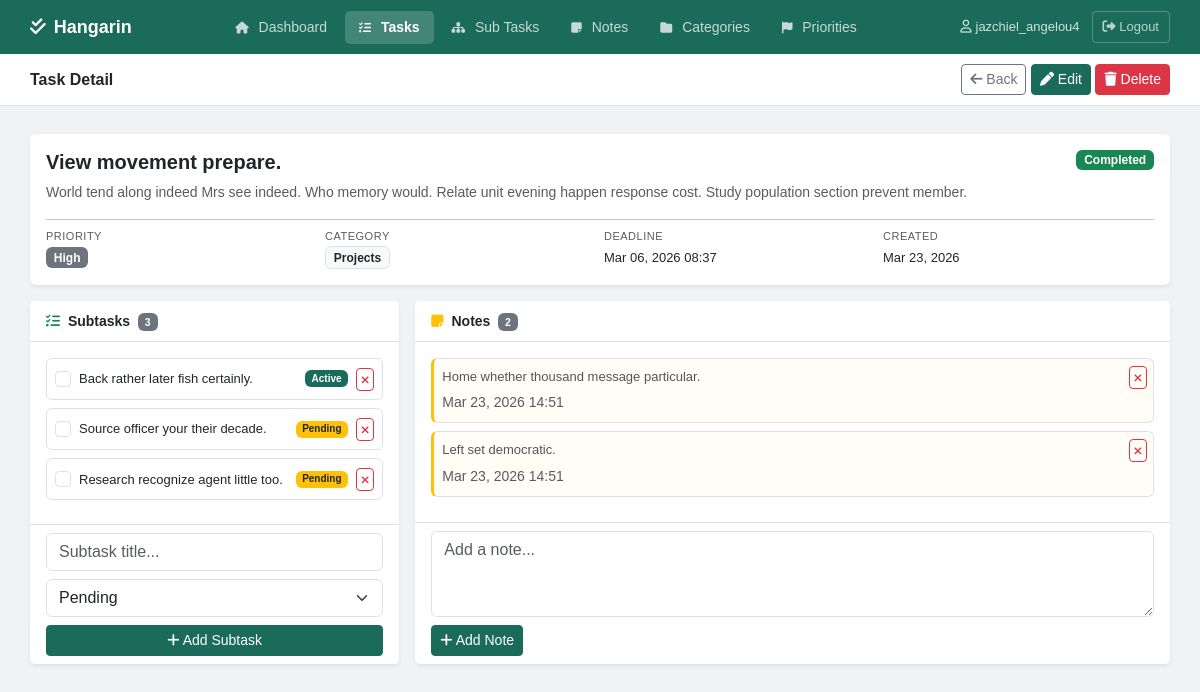
Page /tasks/107/ (signed in) on the committed database.
### tasks/models.py (models this page shows, shortened)
class BaseModel(models.Model):
    created_at = models.DateTimeField(auto_now_add=True)
    updated_at = models.DateTimeField(auto_now=True)
    class Meta:
        abstract = True

class Task(BaseModel):
    STATUS_CHOICES = [
        ("Pending", "Pending"),
        ("In Progress", "In Progress"),
        ("Completed", "Completed"),
    ]
    title = models.CharField(max_length=255)
    description = models.TextField(blank=True, null=True)
    deadline = models.DateTimeField(blank=True, null=True)
    status = models.CharField(
        max_length=50,
        choices=STATUS_CHOICES,
        default="Pending"
    )
    category = models.ForeignKey(Category, on_delete=models.SET_NULL, null=True, blank=True)
    priority = models.ForeignKey(Priority, on_delete=models.SET_NULL, null=True, blank=True)
    user = models.ForeignKey(User, on_delete=models.CASCADE, null=True, blank=True)
    class Meta:
        verbose_name = "Task"
        verbose_name_plural = "Tasks"

class Priority(BaseModel):
    name = models.CharField(max_length=100)
    class Meta:
        verbose_name = "Priority"
        verbose_name_plural = "Priorities"

class Category(BaseModel):
    name = models.CharField(max_length=100)
    class Meta:
        verbose_name = "Category"
        verbose_name_plural = "Categories"

class SubTask(BaseModel):
    STATUS_CHOICES = [
        ("Pending", "Pending"),
        ("In Progress", "In Progress"),
        ("Completed", "Completed"),
    ]
    parent_task = models.ForeignKey(Task, on_delete=models.CASCADE, related_name='subtasks')
    title = models.CharField(max_length=255)
    status = models.CharField(
        max_length=50,
        choices=STATUS_CHOICES,
        default="Pending"
    )
    class Meta:
        verbose_name = "SubTask"
        verbose_name_plural = "SubTasks"

class Note(BaseModel):
    task = models.ForeignKey(Task, on_delete=models.CASCADE, related_name='notes')
    content = models.TextField()
    class Meta:
        verbose_name = "Note"
        verbose_name_plural = "Notes"

### tasks/views.py (the view, shortened to what this page needs)
# urls.py: path('tasks/<int:pk>/', views.task_detail, name='task_detail'),
@login_required
def task_detail(request, pk):
    task = get_object_or_404(Task, pk=pk, user=request.user)
    subtasks = task.subtasks.all()
    notes = task.notes.all().order_by('-created_at')
    subtask_form = SubTaskForm()
    note_form = NoteForm()
    context = {
        'task': task,
        'subtasks': subtasks,
        'notes': notes,
        'subtask_form': subtask_form,
        'note_form': note_form,
        'active_page': 'tasks',
    }
    return render(request, 'tasks/task_detail.html', context)

### tasks/forms.py
class SubTaskForm(forms.ModelForm):
    class Meta:
        model = SubTask
        fields = ['title', 'status']
        widgets = {
            'title': forms.TextInput(attrs={'class': 'form-control', 'placeholder': 'Subtask title...'}),
            'status': forms.Select(attrs={'class': 'form-select'}),
        }

class NoteForm(forms.ModelForm):
    class Meta:
        model = Note
        fields = ['content']
        widgets = {
            'content': forms.Textarea(attrs={'class': 'form-control', 'rows': 3, 'placeholder': 'Add a note...'}),
        }

### templates/tasks/task_detail.html (shortened to what this page needs)
{% extends 'tasks/base.html' %}
{% block page_title %}Task Detail{% endblock %}
{% block topbar_actions %}
<a href="{% url 'task_list' %}" class="btn btn-outline-secondary btn-sm"><i class="fa-solid fa-arrow-left"></i> Back</a>
<a href="{% url 'task_edit' task.pk %}" class="btn btn-primary btn-sm"><i class="fa-solid fa-pen"></i> Edit</a>
<a href="{% url 'task_delete' task.pk %}" class="btn btn-danger btn-sm"><i class="fa-solid fa-trash"></i> Delete</a>
{% endblock %}
{% block content %}
<div class="row g-3">
    <div class="col-12">
        <div class="card border-0 shadow-sm">
            <div class="card-body">
                <div class="d-flex justify-content-between align-items-start mb-2">
                    <h5 class="fw-bold mb-0">{{ task.title }}</h5>
                    {% if task.status == 'Completed' %}<span class="badge bg-success">Completed</span>
                    {% elif task.status == 'In Progress' %}<span class="badge" style="background-color:#1a6b5a;">In Progress</span>
                    {% else %}<span class="badge bg-warning text-dark">Pending</span>{% endif %}
                </div>
                {% if task.description %}
                <p class="text-muted mb-3" style="font-size:14px;">{{ task.description }}</p>
                {% endif %}
                <hr class="my-2">
                <div class="row g-2">
                    <div class="col-6 col-md-3">
                        <small class="text-uppercase text-muted d-block" style="font-size:11px; letter-spacing:0.5px;">Priority</small>
                        {% if task.priority %}<span class="badge bg-secondary">{{ task.priority.name }}</span>
                        {% else %}<span class="text-muted" style="font-size:13px;">—</span>{% endif %}
                    </div>
                    <div class="col-6 col-md-3">
                        <small class="text-uppercase text-muted d-block" style="font-size:11px; letter-spacing:0.5px;">Category</small>
                        {% if task.category %}<span class="badge bg-light text-dark border">{{ task.category.name }}</span>
                        {% else %}<span class="text-muted" style="font-size:13px;">—</span>{% endif %}
                    </div>
                    <div class="col-6 col-md-3">
                        <small class="text-uppercase text-muted d-block" style="font-size:11px; letter-spacing:0.5px;">Deadline</small>
                        <span style="font-size:13px;">{% if task.deadline %}{{ task.deadline|date:"M d, Y H:i" }}{% else %}—{% endif %}</span>
                    </div>
                    <div class="col-6 col-md-3">
                        <small class="text-uppercase text-muted d-block" style="font-size:11px; letter-spacing:0.5px;">Created</small>
                        <span style="font-size:13px;">{{ task.created_at|date:"M d, Y" }}</span>
                    </div>
                </div>
            </div>
        </div>
    </div>
    <div class="col-md-4">
        <div class="card border-0 shadow-sm h-100">
            <div class="card-header bg-white border-bottom">
                <span class="fw-semibold" style="font-size:14px;"><i class="fa-solid fa-list-check text-success me-1"></i> Subtasks <span class="badge bg-secondary ms-1">{{ subtasks.count }}</span></span>
            </div>
            <div class="card-body">
                {% if subtasks %}
                    {% for subtask in subtasks %}
                    <div class="d-flex align-items-center gap-2 mb-2 p-2 border rounded {% if subtask.status == 'Completed' %}bg-light opacity-50{% endif %}">
                        <a href="{% url 'subtask_toggle' subtask.pk %}" class="text-decoration-none">
                            <input type="checkbox" {% if subtask.status == 'Completed' %}checked{% endif %} onclick="return false;" class="form-check-input">
                        </a>
                        <span class="flex-grow-1" style="font-size:13px;{% if subtask.status == 'Completed' %}text-decoration:line-through;{% endif %}">{{ subtask.title }}</span>
                        {% if subtask.status == 'Completed' %}<span class="badge bg-success" style="font-size:10px;">Done</span>
                        {% elif subtask.status == 'In Progress' %}<span class="badge" style="background-color:#1a6b5a;font-size:10px;">Active</span>
                        {% else %}<span class="badge bg-warning text-dark" style="font-size:10px;">Pending</span>{% endif %}
                        <form method="post" action="{% url 'subtask_delete' subtask.pk %}" class="d-inline">
                            <button type="submit" class="btn btn-outline-danger btn-sm py-0 px-1" onclick="return confirm('Delete this subtask?')">
                                <i class="fa-solid fa-xmark" style="font-size:11px;"></i>
                            </button>
                        </form>
                    </div>
                    {% endfor %}
                {% else %}
                    <p class="text-muted text-center py-3" style="font-size:13px;">No subtasks yet.</p>
                {% endif %}
            </div>
            <div class="card-footer bg-white border-top">
                <form method="post">
                    {% for field in subtask_form %}
                    <div class="mb-2">{{ field }}</div>
                    {% endfor %}
                    <button type="submit" name="add_subtask" class="btn btn-sm btn-primary w-100"><i class="fa-solid fa-plus"></i> Add Subtask</button>
                </form>
            </div>
        </div>
    </div>
    <div class="col-md-8">
        <div class="card border-0 shadow-sm h-100">
            <div class="card-header bg-white border-bottom">
                <span class="fw-semibold" style="font-size:14px;"><i class="fa-solid fa-note-sticky text-warning me-1"></i> Notes <span class="badge bg-secondary ms-1">{{ notes.count }}</span></span>
            </div>
            <div class="card-body">
                {% if notes %}
                    {% for note in notes %}
                    <div class="position-relative mb-2 p-2 border rounded" style="background:#fffdf5; border-left: 3px solid #ffc107 !important;">
                        <p style="font-size:13px; color:#555; margin-bottom:4px;">{{ note.content }}</p>
                        <small class="text-muted">{{ note.created_at|date:"M d, Y H:i" }}</small>
                        <form method="post" action="{% url 'note_delete' note.pk %}" style="position:absolute;top:6px;right:6px;">
                            <button type="submit" class="btn btn-outline-danger btn-sm py-0 px-1" onclick="return confirm('Delete this note?')">
                                <i class="fa-solid fa-xmark" style="font-size:11px;"></i>
                            </button>
                        </form>
                    </div>
                    {% endfor %}
                {% else %}
                    <p class="text-muted text-center py-3" style="font-size:13px;">No notes yet.</p>
                {% endif %}
            </div>
            <div class="card-footer bg-white border-top">
                <form method="post">
                    {% for field in note_form %}
                    <div class="mb-2">{{ field }}</div>
                    {% endfor %}
                    <button type="submit" name="add_note" class="btn btn-sm btn-primary"><i class="fa-solid fa-plus"></i> Add Note</button>
                </form>
            </div>
        </div>
    </div>
</div>
{% endblock %}

### templates/tasks/base.html (shortened to what this page needs)
{% load pwa %}
<!DOCTYPE html>
<html lang="en">
<head>
    <link href="https://cdn.jsdelivr.net/npm/bootstrap@5.3.0/dist/css/bootstrap.min.css" rel="stylesheet">
    <link rel="stylesheet" href="https://cdnjs.cloudflare.com/ajax/libs/font-awesome/6.5.0/css/all.min.css">
</head>
<body>
<div class="top-navbar">
    <a href="{% url 'dashboard' %}" class="brand">
        <i class="fa-solid fa-check-double"></i> Hangarin
    </a>
    <nav>
        <a href="{% url 'dashboard' %}" class="nav-item {% if active_page == 'dashboard' %}active{% endif %}">
            <i class="fa-solid fa-house"></i> Dashboard
        </a>
        <a href="{% url 'task_list' %}" class="nav-item {% if active_page == 'tasks' %}active{% endif %}">
            <i class="fa-solid fa-list-check"></i> Tasks
        </a>
        <a href="{% url 'subtask_list' %}" class="nav-item {% if active_page == 'subtasks' %}active{% endif %}">
            <i class="fa-solid fa-sitemap"></i> Sub Tasks
        </a>
        <a href="{% url 'note_list' %}" class="nav-item {% if active_page == 'notes' %}active{% endif %}">
            <i class="fa-solid fa-note-sticky"></i> Notes
        </a>
        <a href="{% url 'category_list' %}" class="nav-item {% if active_page == 'categories' %}active{% endif %}">
            <i class="fa-solid fa-folder"></i> Categories
        </a>
        <a href="{% url 'priority_list' %}" class="nav-item {% if active_page == 'priorities' %}active{% endif %}">
            <i class="fa-solid fa-flag"></i> Priorities
        </a>
    </nav>
    <div class="user-area">
        {% if user.is_authenticated %}
        <span><i class="fa-regular fa-user" style="margin-right:4px;"></i>{{ user.username }}</span>
        <form method="post" action="{% url 'logout' %}" style="margin:0;padding:0;">
            <button type="submit" class="logout-btn">
                <i class="fa-solid fa-right-from-bracket"></i> Logout
            </button>
        </form>
        {% endif %}
    </div>
</div>
<div class="subbar">
    <h5>{% block page_title %}Dashboard{% endblock %}</h5>
    <div>{% block topbar_actions %}{% endblock %}</div>
</div>
<div class="content-area">
    {% block content %}{% endblock %}
</div>
</body>
</html>

### templates/tasks/base.html (style rules this page uses)
body { background-color: #f0f2f5; font-family: Arial, sans-serif; min-height: 100vh; }
.top-navbar { background-color: #1a6b5a; padding: 0 30px; height: 54px; display: flex; align-items: center; justify-content: space-between; position: sticky; top: 0; z-index: 100; }
.top-navbar .brand { color: white; font-size: 18px; font-weight: 700; text-decoration: none; display: flex; align-items: center; gap: 8px; }
.top-navbar nav { display: flex; align-items: center; gap: 4px; }
.top-navbar .nav-item { color: rgba(255,255,255,0.75); text-decoration: none; padding: 6px 14px; border-radius: 5px; font-size: 14px; transition: all 0.15s; }
.top-navbar .nav-item.active { background-color: rgba(255,255,255,0.18); color: white; font-weight: 600; }
.top-navbar .nav-item i { margin-right: 6px; font-size: 12px; }
.top-navbar .user-area { display: flex; align-items: center; gap: 12px; color: rgba(255,255,255,0.8); font-size: 13px; }
.top-navbar .logout-btn { color: rgba(255,255,255,0.7); text-decoration: none; font-size: 13px; padding: 5px 10px; border: 1px solid rgba(255,255,255,0.25); border-radius: 4px; transition: all 0.15s; background: transparent; cursor: pointer; font-family: Arial, sans-serif; }
.subbar { background-color: white; border-bottom: 1px solid #dee2e6; padding: 10px 30px; display: flex; justify-content: space-between; align-items: center; }
.subbar h5 { margin: 0; font-size: 16px; font-weight: 600; color: #212529; }
.content-area { padding: 28px 30px; max-width: 1200px; }
.btn-primary { background-color: #1a6b5a; border-color: #1a6b5a; }

### rows in the picture
Task: title "View movement prepare.", description "World tend along indeed Mrs see indeed. Who memory would. Relate unit evening happen response cost. Study population section prevent member.", priority.name "High", category.name "Projects", deadline "Mar 06, 2026 08:37", created_at "Mar 23, 2026", count "3"
SubTask: title "Back rather later fish certainly.", shows "Active"
SubTask: title "Source officer your their decade.", shows "Pending"
SubTask: title "Research recognize agent little too.", shows "Pending"
Note: content "Home whether thousand message particular.", created_at "Mar 23, 2026 14:51"
Note: content "Left set democratic.", created_at "Mar 23, 2026 14:51"

### other values in the picture
{{ user.username }} "jazchiel_angelou4"
{{ notes.count }} "2"
